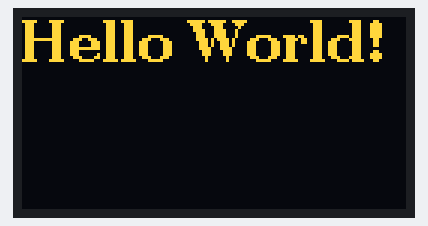
Bench run of a sketch on a simulated Arduino Uno, built with avr-gcc and run on an emulated ATmega328P. Shown: 128×64 one-colour display. The OLED is the two-colour kind (top 16 rows yellow).

Above: at 0.3 s.

The sketch:

u8g2.ino
```cpp
#include <Arduino.h>
#include <SPI.h>
#include <U8g2lib.h>

U8G2_SSD1306_128X64_NONAME_1_4W_SW_SPI u8g2(U8G2_R0, /* clock=*/ 10, /* data=*/ 9, /* cs=*/ 6, /* dc=*/ 7, /* reset=*/ 8);

void setup(void) {

}

void loop(void) {
  u8g2.firstPage();
  do {
    u8g2.setFont(u8g2_font_ncenB14_tr);
    u8g2.drawStr(0,15,"Hello World!");
  } while ( u8g2.nextPage() );
  delay(1000);
}
```
